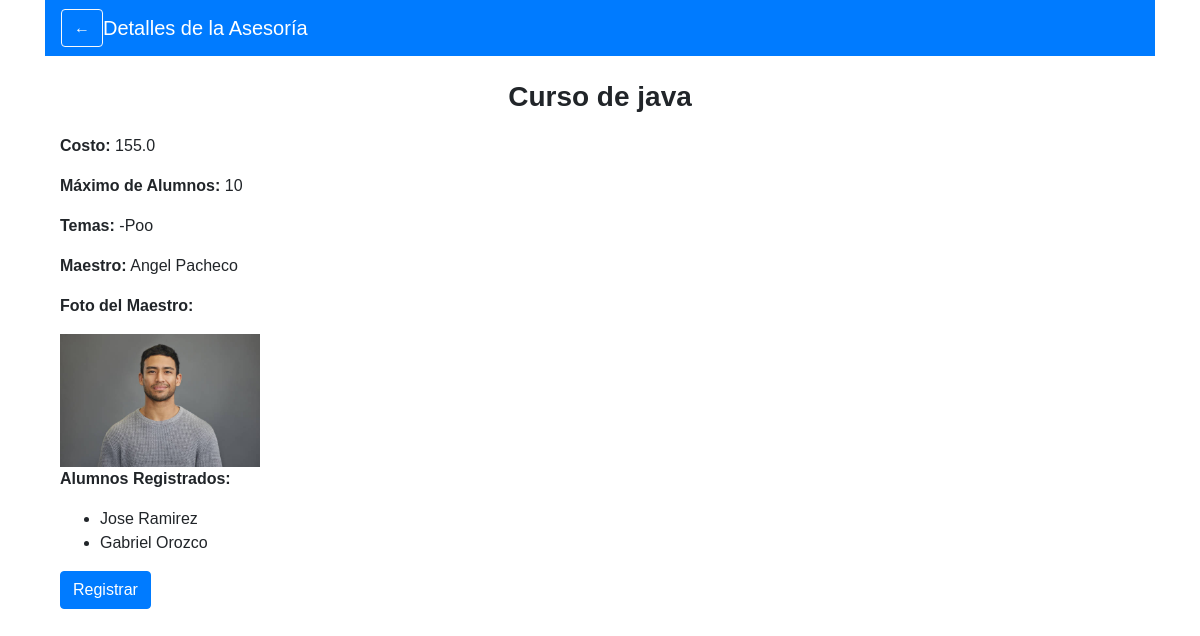
The app's page /ver_asesoria/1 (signed in), older data.
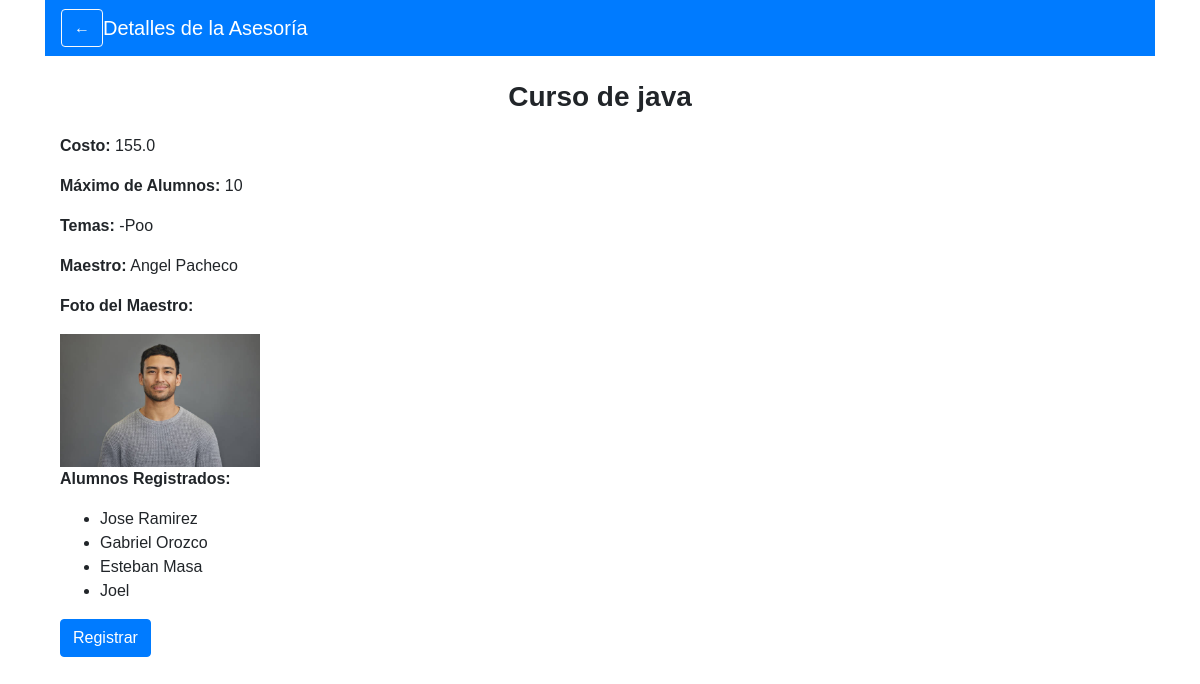
The same page, newer data.
### app.py (models this page shows)
class Asesoria(db.Model):
    id = db.Column(db.Integer, primary_key=True)
    descripcion = db.Column(db.String(200), nullable=False)
    costo = db.Column(db.Float, nullable=False)
    max_alumnos = db.Column(db.Integer, nullable=False)
    temas = db.Column(db.String(200), nullable=False)
    maestro_id = db.Column(db.Integer, db.ForeignKey('user.id'), nullable=False)
    alumnos = db.relationship('User', secondary=asesoria_alumno, back_populates='asesorias')
    total_pagado = db.Column(db.Float, default=0.0)
    meet_link = db.Column(db.String(200), nullable=True)  # Nueva columna

class User(UserMixin, db.Model):
    id = db.Column(db.Integer, primary_key=True)
    nombre = db.Column(db.String(100), nullable=False)
    email = db.Column(db.String(100), unique=True, nullable=False)
    password = db.Column(db.String(100), nullable=False)
    rol = db.Column(db.String(10), nullable=False)
    especializacion = db.Column(db.String(200), nullable=True)  # Nueva columna
    foto = db.Column(db.String(200), nullable=True)  # Nueva columna
    edad = db.Column(db.Integer, nullable=True)  # Nueva columna
    nivel = db.Column(db.String(50), nullable=True)  # Nueva columna
    asesorias = db.relationship('Asesoria', secondary=asesoria_alumno, back_populates='alumnos')

### app.py (the view)
@app.route('/ver_asesoria/<int:id>')
@login_required
def ver_asesoria(id):
    asesoria = Asesoria.query.get_or_404(id)
    maestro = User.query.get(asesoria.maestro_id)
    alumnos = asesoria.alumnos
    registrado = request.args.get('registrado', default=False, type=bool)
    return render_template('ver_asesoria.html', asesoria=asesoria, maestro=maestro, alumnos=alumnos, registrado=registrado)

### app.py (called while the page is built)
@login_manager.user_loader
def load_user(user_id):
    return User.query.get(int(user_id))

### templates/ver_asesoria.html (shortened to what this page needs)
{% extends 'base.html' %}
{% block content %}
<nav class="navbar navbar-expand-lg navbar-dark bg-primary">
    <button class="btn btn-outline-light" onclick="window.history.back();">←</button>
    <a class="navbar-brand" href="#">Detalles de la Asesoría</a>
</nav>
<div class="container mt-4">
    <h2 class="text-center">{{ asesoria.descripcion }}</h2>
    <p><strong>Costo:</strong> {{ asesoria.costo }}</p>
    <p><strong>Máximo de Alumnos:</strong> {{ asesoria.max_alumnos }}</p>
    <p><strong>Temas:</strong> {{ asesoria.temas }}</p>
    <p><strong>Maestro:</strong> {{ maestro.nombre }}</p>
    {% if maestro.foto %}
        <p><strong>Foto del Maestro:</strong></p>
        <img src="{{ url_for('static', filename='profile_pics/' ~ maestro.foto) }}" alt="Foto del Maestro" class="img-fluid" style="max-width: 200px;">
    {% endif %}
    <p><strong>Alumnos Registrados:</strong></p>
    <ul>
        {% for alumno in alumnos %}
            <li>{{ alumno.nombre }}</li>
        {% endfor %}
    </ul>
    <form action="{{ url_for('registrar_asesoria', id=asesoria.id) }}" method="POST">
        <button type="submit" class="btn btn-primary">Registrar</button>
    </form>
</div>
{% endblock %}

### templates/base.html (shortened to what this page needs)
<!DOCTYPE html>
<html lang="es">
<head>
    <link rel="stylesheet" href="https://stackpath.bootstrapcdn.com/bootstrap/4.5.2/css/bootstrap.min.css">
    <link rel="stylesheet" href="{{ url_for('static', filename='style.css') }}">
    <link rel="stylesheet" href="https://cdnjs.cloudflare.com/ajax/libs/font-awesome/5.15.3/css/all.min.css">
</head>
<body>
    <div class="container">
        {% block content %}{% endblock %}
    </div>
</body>
</html>

### static/style.css (style rules this page uses)
body { margin: 0; padding: 0; height: 100vh; background: url('/static/Fondo1.jpeg') no-repeat center center fixed; background-size: cover; font-family: Arial, sans-serif; }
h2 { margin-bottom: 20px; font-size: 28px; font-weight: bold; }
button { background-color: white; color: #007BFF; border: none; padding: 12px; border-radius: 10px; cursor: pointer; font-weight: bold; }
.text-center { text-align: center; font-weight: bold; }

Row changes from the older to the newer data that the page shows:
added User: nombre "Esteban Masa"
added User: nombre "Joel"
